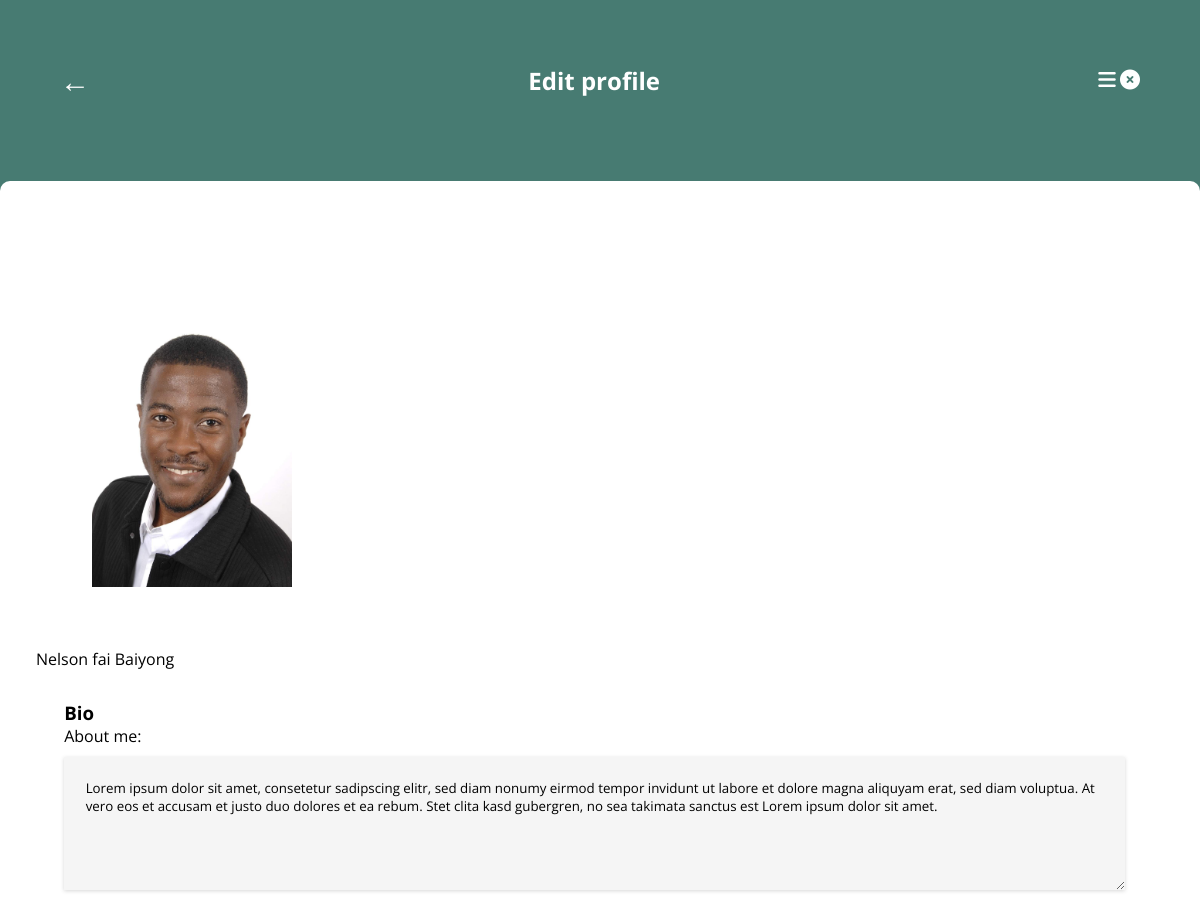
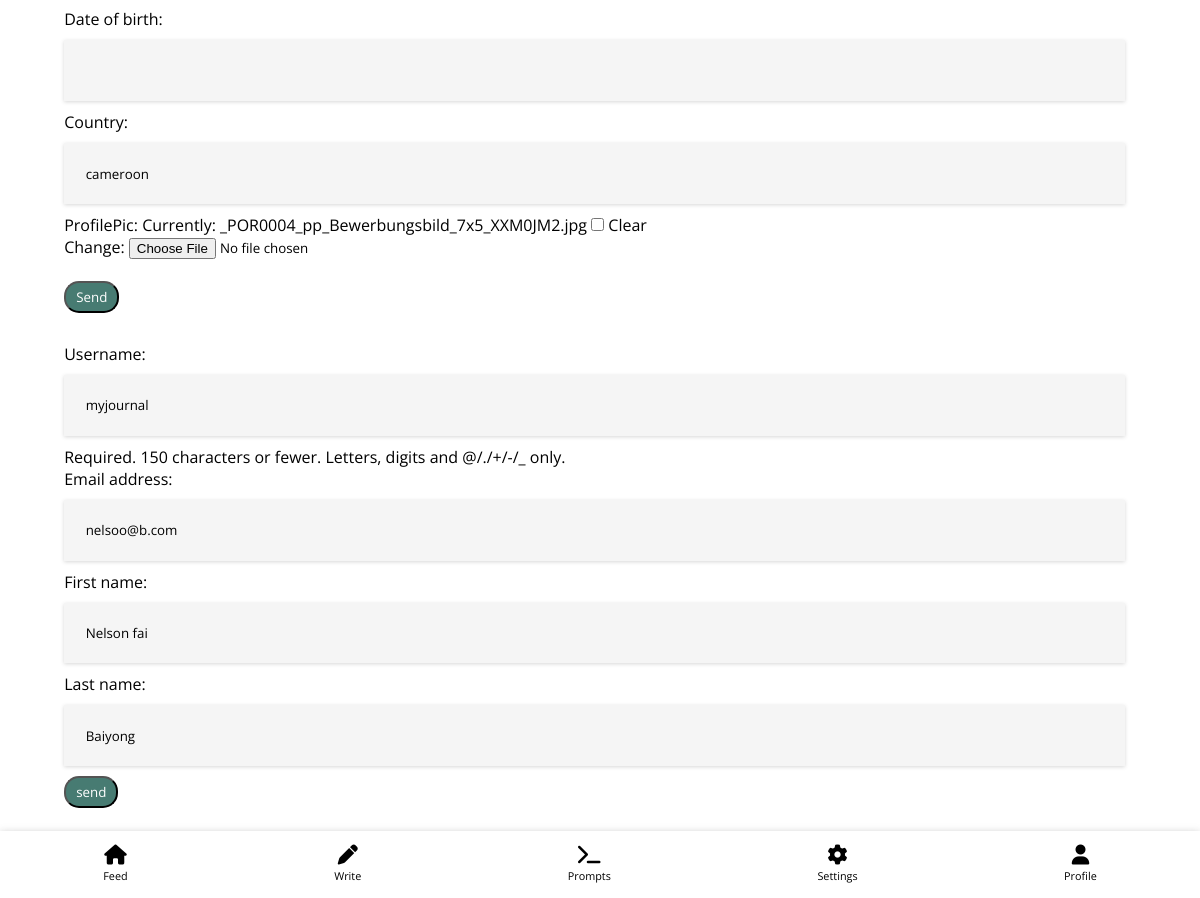
Screenshot of /accounts/editprofile/ (signed in) with the database file from the repository (2 pictures, top to bottom).
### accounts/models.py (models this page shows, shortened)
class Profile(models.Model):
    user = models.OneToOneField(User,on_delete=models.CASCADE, related_name="user_profile")
    profilePic = models.ImageField( blank=True, null=True)
    about_me = models.CharField(max_length=400 ,blank=True, null=True)
    date_of_birth = models.DateField(blank=True, null=True)
    country = models.CharField(max_length=100 ,blank=True, null=True)
    def create_profile(sender, instance, created, **kwargs):
        if created:
            Profile.objects.create(user=instance)
            print('Profile created')
    post_save.connect(create_profile, sender=User)

### accounts/views.py (the view)
# urls.py: path('editprofile/',views.edit_profile, name='edit_profile'),
@login_required(login_url='login')
def edit_profile(request):
    myprofile= Profile.objects.get(user_id=request.user.id)
    print   ('1')
    if request.method == 'POST':
        print   ('2')
        editform = ProfileForm(request.POST,instance=myprofile)
        if editform.is_valid():
            editform.save()
            print   ('3')
            return redirect('edit_profile')
        else:
            print   ('4b')
            context={
                 'pagetitle':'Edit profile',
                'user_profile':user_profile,
                'editform':editform,
            }
            messages.success(request, ("Please enter Required details"))
            return render (request,"accounts/edit_profile.html",context)
    else:
            print   ('2a1')
            editform=ProfileForm(instance=myprofile)
            user_profile=UserForm(instance=request.user)
            context={
                'pagetitle':'Edit profile',
                'editform':editform,
                'myprofile':myprofile,
                'user_profile':user_profile
            }
            print   ('3a')
            return render (request,"accounts/edit_profile.html",context)

### accounts/forms.py
class ProfileForm(ModelForm):
    class Meta:
        model = Profile
        fields=('about_me','date_of_birth', 'country','profilePic')
        widgets = {
            'about_me': forms.Textarea(attrs={'class': 'form_control','placeholder': 'Username','rows':5, 'cols':10 }),
        }
    def __init__(self,*args,**kwargs):
        super(ProfileForm,self).__init__(*args,**kwargs)
        self.fields['about_me'].widget.attrs['class']='form_control'
        self.fields['date_of_birth'].widget.attrs['class']='form_control'
        self.fields['country'].widget.attrs['class']='form_control'

class UserForm(ModelForm):
    class Meta:
        model = User
        fields=('username','email', 'first_name','last_name')
    def __init__(self,*args,**kwargs):
        super(UserForm,self).__init__(*args,**kwargs)
        self.fields['username'].widget.attrs['class']='form_control'
        self.fields['email'].widget.attrs['class']='form_control'
        self.fields['first_name'].widget.attrs['class']='form_control'
        self.fields['last_name'].widget.attrs['class']='form_control'

### accounts/templates/accounts/edit_profile.html (shortened to what this page needs)
{% extends 'main/base.html' %}
    {% block content %}
    <div class="testimonial-image">
        {% if myprofile.profilePic %}
        <img src=" {{myprofile.profilePic.url}} " alt="alttt"  width="100%">
        {% else %}
        <img src="https://img.icons8.com/external-kiranshastry-solid-kiranshastry/100/000000/external-user-interface-kiranshastry-solid-kiranshastry-1.png"/>
        {% endif %}
    </div>
    <p class="name"> {{myprofile.user.get_full_name}}</p>
    <div class="about">
        <h3> Bio </h3>
        <form  method="post" >
            {{editform.as_p}}
           <br>
        <input type="submit" value="Send" class="followbtn">
        </form>
    </div>
    <div class="about">
        <form action="{% url 'userupdate' %}" method="post" >
            {{user_profile.as_p}}
            <input type="submit" value="send" class="followbtn">
        </form>
     </div>
{% endblock %}

### static/styles/index.css (style rules this page uses)
* { padding: 0; margin:0; font-family: 'Open Sans', sans-serif; }
:root { --primary-color:#477b72 }
a { text-decoration: none; }
.about { margin: auto; margin-block: 30px; width:95%; }
.followbtn { background-color:var(--primary-color); color:white; padding:5px 10px; border-radius: 15px; }
.form_control { width:95%; padding: 2%; box-shadow: rgba(0, 0, 0, 0.16) 0px 1px 4px; border: none; margin-block: 10px; box-sizing: content-box; background-color: #F5F5F5; }
a { color:black }

### accounts/templates/accounts/edit_profile.html (style rules this page uses)
.testimonial-image { width:20%; max-width:200px; padding: 5%; }

### rows the page displays
Profile: profilePic (picture), user.get_full_name "Nelson fai Baiyong", about_me "Lorem ipsum dolor sit amet, consetetur sadipscing elitr, sed diam nonumy eirmod tempor invidunt ut labore et dolore magna aliquyam erat, sed diam voluptua. At vero eos et accusam et justo duo dolores et ea rebum. Stet clita kasd gubergren, no sea takimata sanctus est Lorem ipsum dolor sit amet.", country "cameroon"

### other values shown
{{ pagetitle }} "Edit profile"
